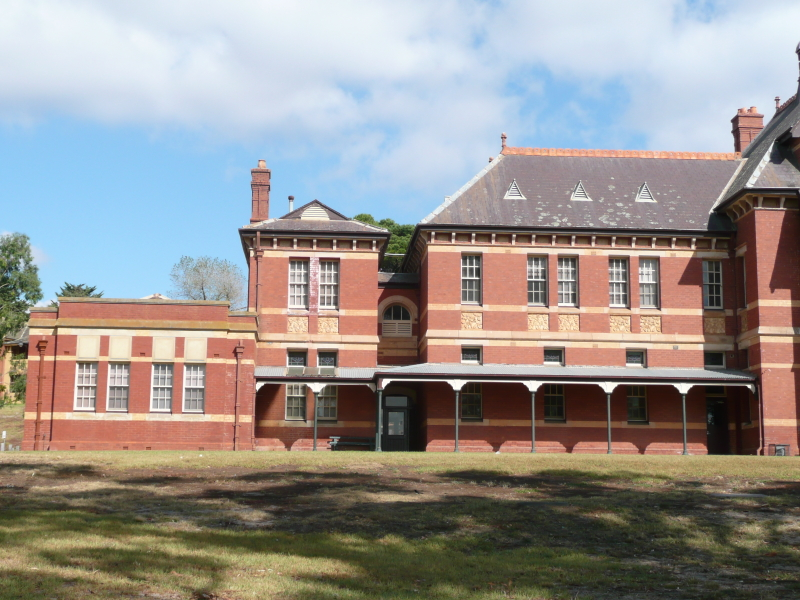
#> input picture data/pano-1.jpg, 800 x 600 px
$ python perspective_mapping.py data/pano-1.jpg
#> lines starting #> are read from the running program, lines starting #| are printed output that depends on the picture
import cv2
import numpy as np
import sys

def nothing(x):
    pass

# Create a black image, a window
img = cv2.imread(sys.argv[1])
#> img is the input picture: shape (600, 800, 3); mean B, G, R 142.7, 146.1, 151
cv2.namedWindow('image')

# create trackbars for color change
cv2.createTrackbar('alpha','image',0,360,nothing)
cv2.createTrackbar('beta','image',0,360,nothing)
cv2.createTrackbar('gamma','image',0,360,nothing)
cv2.createTrackbar('f','image',1,20,nothing)
cv2.createTrackbar('z_translation','image',1,20,nothing)
cv2.createTrackbar('x_translation','image',1000,2000,nothing)
cv2.createTrackbar('y_translation','image',1000,2000,nothing)

while(1):

    # get current positions of four trackbars
    alpha = cv2.getTrackbarPos('alpha','image') * np.pi/180
    beta = cv2.getTrackbarPos('beta','image') * np.pi/180
    gamma = cv2.getTrackbarPos('gamma','image') * np.pi/180
    f = cv2.getTrackbarPos('f','image')
    z_translation = cv2.getTrackbarPos('z_translation','image')
    x_translation = cv2.getTrackbarPos('x_translation','image')
    y_translation = cv2.getTrackbarPos('y_translation','image')

    h = img.shape[0]
#> h = 600
    w = img.shape[1]
#> w = 800

    # translate the image roughly to the center of the result and removes z rotation component to get homography
    image_translation_mat = np.array(
        [[1, 0, -w/2],
         [0, 1, -h*1.2],
         [0, 0, 0],
         [0, 0, 1]]
    )

    # build the rotation martix
    rot_X = np.array(
        [[1, 0,              0,             0],
         [0, np.cos(alpha), -np.sin(alpha), 0],
         [0, np.sin(alpha),  np.cos(alpha), 0],
         [0, 0,              0,             1]]
    )
    rot_Y = np.array(
        [[np.cos(beta), 0, -np.sin(beta), 0],
         [0,            1,  0,            0],
         [np.sin(beta), 0,  np.cos(beta), 0],
         [0,            0,  0,            1]]
    )
    rot_Z = np.array(
        [[np.cos(gamma), -np.sin(gamma), 0, 0],
         [np.sin(gamma),  np.cos(gamma), 0, 0],
         [0,              0,             1, 0],
         [0,              0,             0, 1]]
    )
    rotation = np.matmul(np.matmul(rot_X, rot_Y), rot_Z)

    # translation to the projected plane
    camera_translation = np.array(
        [[1, 0, 0, x_translation-1000],
         [0, 1, 0, y_translation-1000],
         [0, 0, 1, z_translation],
         [0, 0, 0, 1]]
    )

    # an estimated intrinsic calibration
    intrinsic = np.array(
        [[f, 0, w/2, 0],
         [0, f, h/2, 0],
         [0, 0, 1, 0]]
    )

    # M = ((K * (T * R)) * image_translation)
    extrinsic = np.matmul(camera_translation, rotation) # 4x4 * 4x4 -> 4x4
    transformation = np.matmul(intrinsic, extrinsic) # 3x4 * 4x4 -> 3x4
    homography = np.matmul(transformation, image_translation_mat) # 3x4 * 4x3 -> 3x3
#> homography = [[1, 0, 0], [0, 1, -420], [0, 0, 1]]

    dst = cv2.warpPerspective(img, homography, (w,int(h*1.5)), flags=(cv2.INTER_CUBIC | cv2.WARP_INVERSE_MAP))
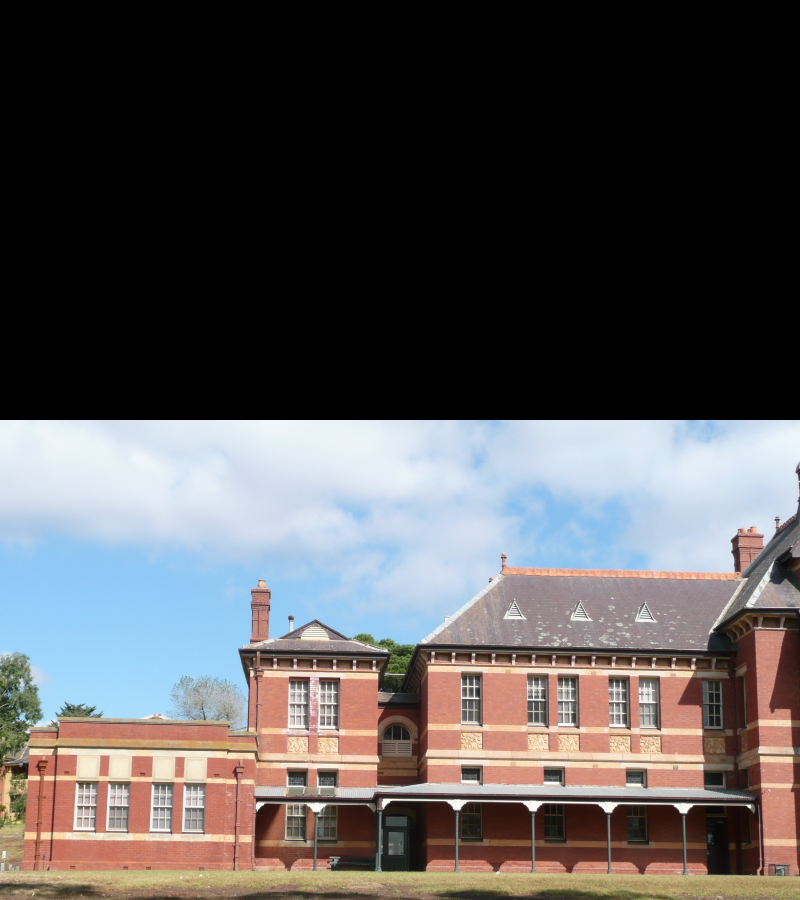
#> dst: shape (900, 800, 3); mean B, G, R 87.5, 86.7, 89.4

    cv2.imshow('image',dst)
    k = cv2.waitKey(1) & 0xFF
#> (key Esc is pressed here)
    if k == 27 or k == 113: # Esc or q
        break
    elif k == 112: # p
        print("---------PRINT OUT ---------")
        print("rotation\n", rotation)
        print("camera_translation\n", camera_translation)
        print("extrinsic\n", extrinsic)
        print("intrinsic\n", intrinsic)
        print("homography\n", homography)

cv2.destroyAllWindows()

$ run again, on data/another_perspective_low_res.png
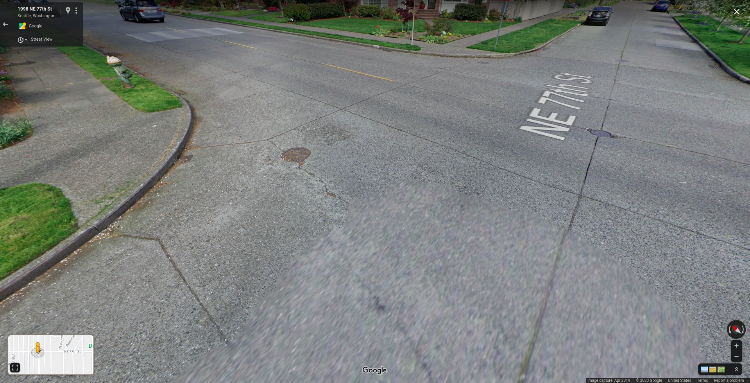
#> input picture data/another_perspective_low_res.png, 750 x 383 px
#> img is the input picture: shape (383, 750, 3); mean B, G, R 125.6, 127.6, 123.8
#> `dst = cv2.warpPerspective(img, homography, (w,int(h*1.5)), flags=(cv2...`:
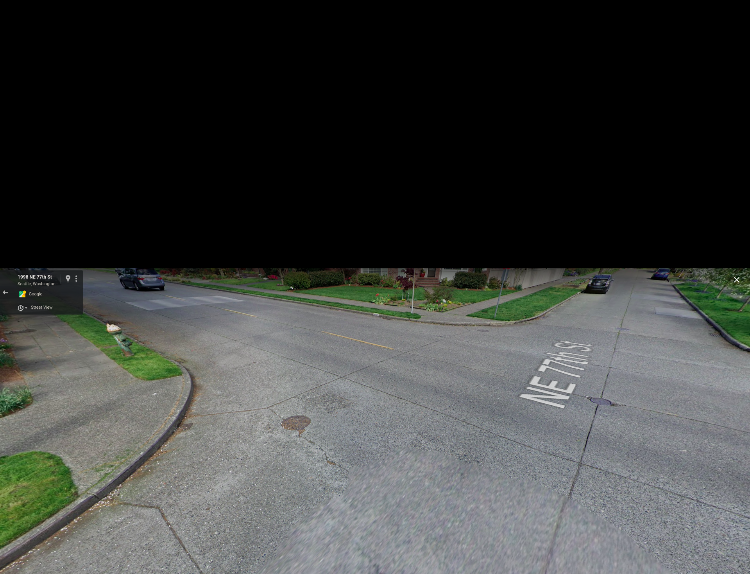
#> dst: shape (574, 750, 3); mean B, G, R 64.1, 66, 63.8
